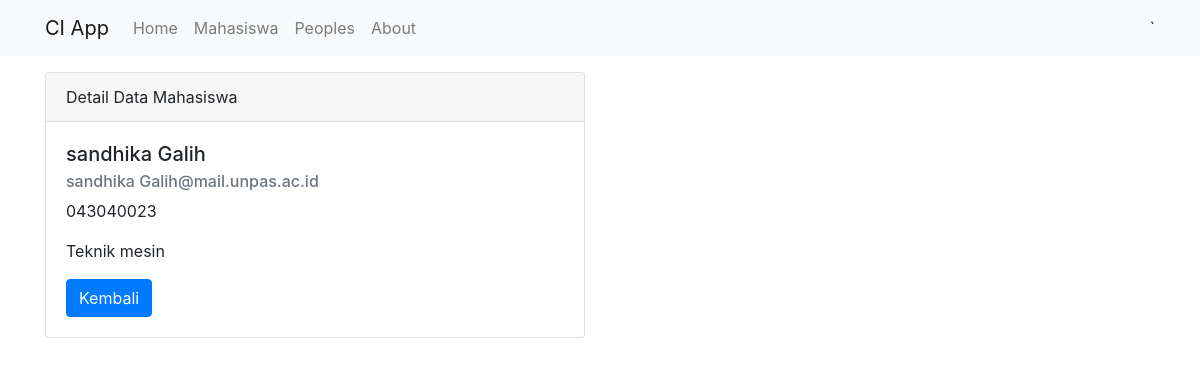
/mahasiswa/detail/2, run on an earlier commit of the app's database.
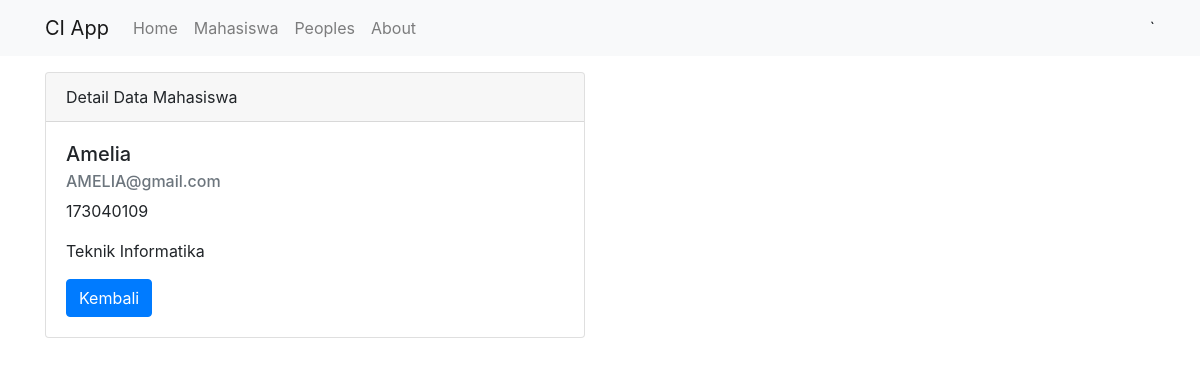
And on a later commit of the database.
### tables this page shows
CREATE TABLE `mahasiswa` (
  `id` int(250) NOT NULL,
  `nama` varchar(100) NOT NULL,
  `nrp` varchar(100) NOT NULL,
  `email` varchar(100) NOT NULL,
  `jurusan` varchar(100) NOT NULL
);

### application/controllers/Mahasiswa.php (called while the page is built, shortened)
<?php
class Mahasiswa extends CI_Controller
{
    public function __construct(){
        $this->load->model('Mahasiswa_model');
        $this->load->library('form_validation');
    }
    public function detail($id){
        $data['judul'] = 'Detail Data Mahasiswa';
        $data['mahasiswa'] = $this->Mahasiswa_model->getMahasiswaById($id);
        $this->load->view('templates/header', $data);
        $this->load->view('mahasiswa/detail', $data);
        $this->load->view('templates/footer');
    }
}

### index.php (called while the page is built, shortened)
<?php
require_once BASEPATH.'core/CodeIgniter.php';

### application/models/Mahasiswa_model.php (called while the page is built, shortened)
<?php
class Mahasiswa_model extends CI_model {
    public function getMahasiswaById($id){
        return $this->db->get_where('mahasiswa', ['id' => $id])->row_array();
    }
}

### application/views/mahasiswa/detail.php (the view)
<div class="container">
    <div class="row mt-3">
        <div class="col-md-6">
            <div class="card">
                <div class="card-header">
                    Detail Data Mahasiswa
                </div>
                <div class="card-body">
                    <h5 class="card-title"><?= $mahasiswa['nama']; ?></h5>
                    <h6 class="card-subtitle mb-2 text-muted"><?= $mahasiswa['email']; ?></h6>
                    <p class="card-text"><?= $mahasiswa['nrp']; ?></p>
                    <p class="card-text"><?= $mahasiswa['jurusan']; ?></p>
                    <a href="<?= base_url(); ?>mahasiswa" class="btn btn-primary">Kembali</a>
                </div>
            </div>
        </div>
    </div>
</div>

What changed in the data, as far as the page shows it:
changed mahasiswa: nama "sandhika Galih" → "Amelia"; email "sandhika Galih@mail.unpas.ac.id" → "AMELIA@gmail.com"; nrp "043040023" → "173040109"; jurusan "Teknik mesin" → "Teknik Informatika"
